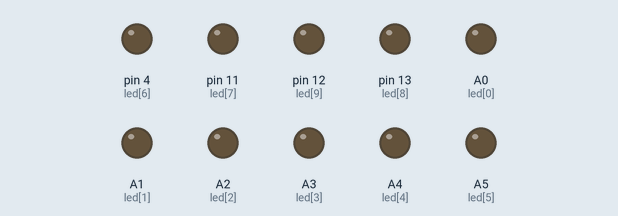
Simulated run of this sketch. Board: Arduino Uno, built with avr-gcc and run on an emulated ATmega328P. On the bench: output pins drawn as LEDs (lit = HIGH).

Above: at 0.1 s.
At 10.1 s:
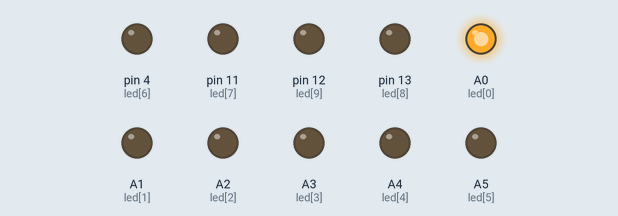
At 15.1 s:
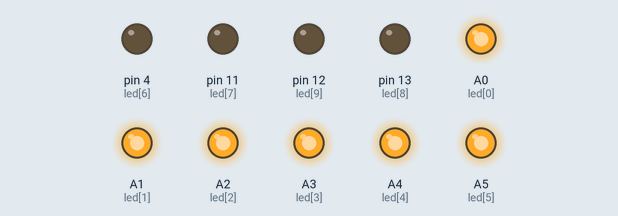
At 20.1 s:
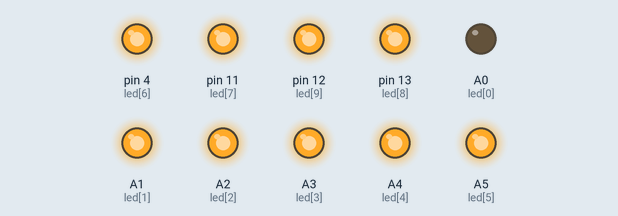
At 28.1 s:
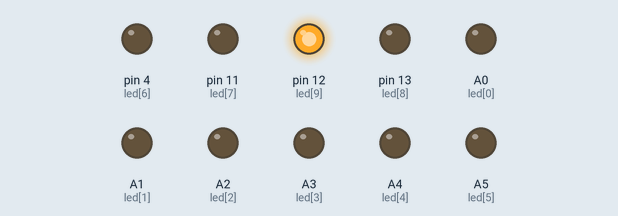
At 39.1 s:
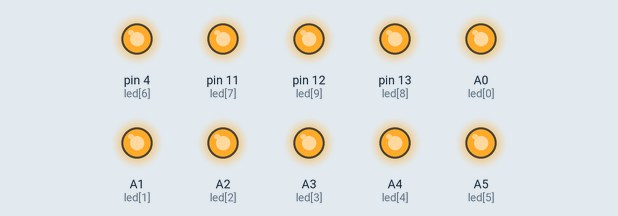
Timing chart, 0 to 40.0 s (numbered marks = the images above):
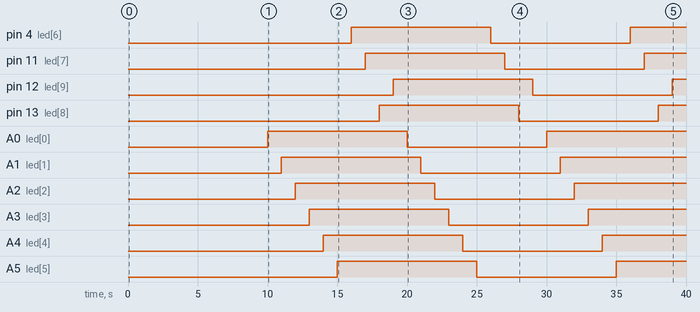

The sketch:

project_LED_test.ino
```cpp
int led[] = {A0,A1,A2,A3,A4,A5,4,11,13,12};
void setup()
{

    for(int i = 0; i <= 9; i++)
    {
      pinMode(led[i],OUTPUT);
    }
}

void loop()
{
      for(int i = 0; i <= 9 ; i++)
      {
        digitalWrite(led[i],LOW);
        delay(1000);
      }
      for(int i = 0; i <= 9 ; i++)
      {
        digitalWrite(led[i],HIGH);
        delay(1000);
      }
}
```

Measured:
- by itself, pin 4 (led[6]): LOW → HIGH at 16.0 s, → LOW 10.0 s later, → HIGH 10.0 s later
- by itself, pin 11 (led[7]): LOW → HIGH at 17.0 s, → LOW 10.0 s later, → HIGH 10.0 s later
- by itself, pin 12 (led[9]): LOW → HIGH at 19.0 s, → LOW 10.0 s later, → HIGH 10.0 s later
- by itself, pin 13 (led[8]): LOW → HIGH at 18.0 s, → LOW 10.0 s later, → HIGH 10.0 s later
- by itself, A0 (led[0]): LOW → HIGH at 10.0 s, → LOW 10.0 s later, → HIGH 10.0 s later
- by itself, A1 (led[1]): LOW → HIGH at 11.0 s, → LOW 10.0 s later, → HIGH 10.0 s later
- by itself, A2 (led[2]): LOW → HIGH at 12.0 s, → LOW 10.0 s later, → HIGH 10.0 s later
- by itself, A3 (led[3]): LOW → HIGH at 13.0 s, → LOW 10.0 s later, → HIGH 10.0 s later
